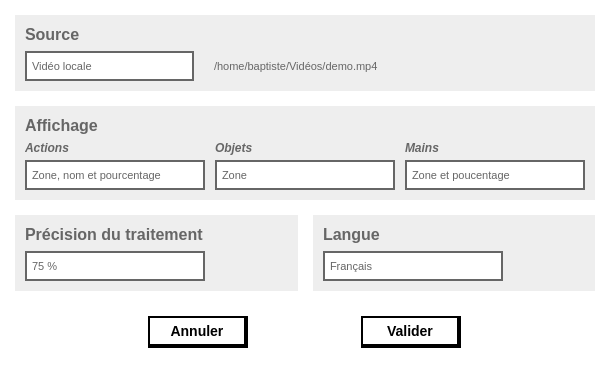
<?xml version="1.0" encoding="UTF-8"?>
<ui version="4.0">
 <class>FenetreParametres</class>
 <widget class="QDialog" name="FenetreParametres">
  <property name="geometry">
   <rect>
    <x>0</x>
    <y>0</y>
    <width>610</width>
    <height>373</height>
   </rect>
  </property>
  <property name="sizePolicy">
   <sizepolicy hsizetype="Fixed" vsizetype="Fixed">
    <horstretch>0</horstretch>
    <verstretch>0</verstretch>
   </sizepolicy>
  </property>
  <property name="minimumSize">
   <size>
    <width>610</width>
    <height>373</height>
   </size>
  </property>
  <property name="maximumSize">
   <size>
    <width>610</width>
    <height>373</height>
   </size>
  </property>
  <property name="windowTitle">
   <string>Paramètres</string>
  </property>
  <property name="windowIcon">
   <iconset resource="images.qrc">
    <normaloff>:/images/logo.png</normaloff>:/images/logo.png</iconset>
  </property>
  <property name="styleSheet">
   <string notr="true">background-color: #ffffff;</string>
  </property>
  <layout class="QGridLayout" name="gridLayout" rowstretch="5,5,5,1">
   <property name="leftMargin">
    <number>15</number>
   </property>
   <property name="topMargin">
    <number>15</number>
   </property>
   <property name="rightMargin">
    <number>15</number>
   </property>
   <property name="bottomMargin">
    <number>15</number>
   </property>
   <property name="spacing">
    <number>15</number>
   </property>
   <item row="1" column="0" colspan="2">
    <widget class="QFrame" name="affichage">
     <property name="styleSheet">
      <string notr="true">background-color: #eee;
border: none;
color: #666666;</string>
     </property>
     <property name="frameShape">
      <enum>QFrame::StyledPanel</enum>
     </property>
     <property name="frameShadow">
      <enum>QFrame::Raised</enum>
     </property>
     <layout class="QGridLayout" name="gridLayout_3">
      <property name="leftMargin">
       <number>10</number>
      </property>
      <property name="topMargin">
       <number>10</number>
      </property>
      <property name="rightMargin">
       <number>10</number>
      </property>
      <property name="bottomMargin">
       <number>10</number>
      </property>
      <property name="horizontalSpacing">
       <number>10</number>
      </property>
      <property name="verticalSpacing">
       <number>5</number>
      </property>
      <item row="0" column="0">
       <widget class="QLabel" name="affichageTitre">
        <property name="sizePolicy">
         <sizepolicy hsizetype="Preferred" vsizetype="Preferred">
          <horstretch>0</horstretch>
          <verstretch>0</verstretch>
         </sizepolicy>
        </property>
        <property name="minimumSize">
         <size>
          <width>0</width>
          <height>20</height>
         </size>
        </property>
        <property name="maximumSize">
         <size>
          <width>16777215</width>
          <height>16777215</height>
         </size>
        </property>
        <property name="styleSheet">
         <string notr="true">font-size: 16px;
font-weight: bold;</string>
        </property>
        <property name="text">
         <string>Affichage</string>
        </property>
        <property name="alignment">
         <set>Qt::AlignLeading|Qt::AlignLeft|Qt::AlignTop</set>
        </property>
       </widget>
      </item>
      <item row="1" column="0">
       <widget class="QLabel" name="actions">
        <property name="styleSheet">
         <string notr="true">font-weight: bold;
font-style: italic;
font-size: 12px;</string>
        </property>
        <property name="text">
         <string>Actions</string>
        </property>
       </widget>
      </item>
      <item row="1" column="1">
       <widget class="QLabel" name="objets">
        <property name="styleSheet">
         <string notr="true">font-weight: bold;
font-style: italic;
font-size: 12px;</string>
        </property>
        <property name="text">
         <string>Objets</string>
        </property>
       </widget>
      </item>
      <item row="1" column="2">
       <widget class="QLabel" name="mains">
        <property name="styleSheet">
         <string notr="true">font-weight: bold;
font-style: italic;
font-size: 12px;</string>
        </property>
        <property name="text">
         <string>Mains</string>
        </property>
       </widget>
      </item>
      <item row="2" column="0">
       <widget class="QComboBox" name="actionsChoix">
        <property name="minimumSize">
         <size>
          <width>180</width>
          <height>0</height>
         </size>
        </property>
        <property name="maximumSize">
         <size>
          <width>140</width>
          <height>16777215</height>
         </size>
        </property>
        <property name="cursor">
         <cursorShape>PointingHandCursor</cursorShape>
        </property>
        <property name="styleSheet">
         <string notr="true">QComboBox {
border: 2px solid #666666;
background-color: #ffffff;
padding: 5px;
font-size: 11px;
}

QComboBox::drop-down {
border: none;
margin-right: 10px;
subcontrol-origin: padding;
subcontrol-position: top right;
}

QComboBox::down-arrow {
image: url(&quot;:/logos/arrow-bottom.png&quot;);
width: 15px;
height: 15px;
}

QComboBox QAbstractItemView {
border: none;
selection-background-color: #ddd;
margin: 0px;
padding: 0px;
outline: 0px;
}</string>
        </property>
        <property name="sizeAdjustPolicy">
         <enum>QComboBox::AdjustToContentsOnFirstShow</enum>
        </property>
        <property name="frame">
         <bool>true</bool>
        </property>
        <item>
         <property name="text">
          <string>Zone, nom et pourcentage</string>
         </property>
        </item>
        <item>
         <property name="text">
          <string>Zone et nom</string>
         </property>
        </item>
        <item>
         <property name="text">
          <string>Zone et poucentage</string>
         </property>
        </item>
        <item>
         <property name="text">
          <string>Zone</string>
         </property>
        </item>
        <item>
         <property name="text">
          <string>Rien</string>
         </property>
        </item>
       </widget>
      </item>
      <item row="2" column="1">
       <widget class="QComboBox" name="objetsChoix">
        <property name="minimumSize">
         <size>
          <width>180</width>
          <height>0</height>
         </size>
        </property>
        <property name="maximumSize">
         <size>
          <width>140</width>
          <height>16777215</height>
         </size>
        </property>
        <property name="cursor">
         <cursorShape>PointingHandCursor</cursorShape>
        </property>
        <property name="styleSheet">
         <string notr="true">QComboBox {
border: 2px solid #666666;
background-color: #ffffff;
padding: 5px;
font-size: 11px;
}

QComboBox::drop-down {
border: none;
margin-right: 10px;
subcontrol-origin: padding;
subcontrol-position: top right;
}

QComboBox::down-arrow {
image: url(&quot;:/logos/arrow-bottom.png&quot;);
width: 15px;
height: 15px;
}

QComboBox QAbstractItemView {
border: none;
selection-background-color: #ddd;
margin: 0px;
padding: 0px;
outline: 0px;
}</string>
        </property>
        <property name="currentIndex">
         <number>3</number>
        </property>
        <property name="sizeAdjustPolicy">
         <enum>QComboBox::AdjustToContentsOnFirstShow</enum>
        </property>
        <property name="frame">
         <bool>true</bool>
        </property>
        <item>
         <property name="text">
          <string>Zone, nom et pourcentage</string>
         </property>
        </item>
        <item>
         <property name="text">
          <string>Zone et nom</string>
         </property>
        </item>
        <item>
         <property name="text">
          <string>Zone et poucentage</string>
         </property>
        </item>
        <item>
         <property name="text">
          <string>Zone</string>
         </property>
        </item>
        <item>
         <property name="text">
          <string>Rien</string>
         </property>
        </item>
       </widget>
      </item>
      <item row="2" column="2">
       <widget class="QComboBox" name="mainsChoix">
        <property name="minimumSize">
         <size>
          <width>180</width>
          <height>0</height>
         </size>
        </property>
        <property name="maximumSize">
         <size>
          <width>140</width>
          <height>16777215</height>
         </size>
        </property>
        <property name="cursor">
         <cursorShape>PointingHandCursor</cursorShape>
        </property>
        <property name="styleSheet">
         <string notr="true">QComboBox {
border: 2px solid #666666;
background-color: #ffffff;
padding: 5px;
font-size: 11px;
}

QComboBox::drop-down {
border: none;
margin-right: 10px;
subcontrol-origin: padding;
subcontrol-position: top right;
}

QComboBox::down-arrow {
image: url(&quot;:/logos/arrow-bottom.png&quot;);
width: 15px;
height: 15px;
}

QComboBox QAbstractItemView {
border: none;
selection-background-color: #ddd;
margin: 0px;
padding: 0px;
outline: 0px;
}</string>
        </property>
        <property name="currentIndex">
         <number>2</number>
        </property>
        <property name="sizeAdjustPolicy">
         <enum>QComboBox::AdjustToContentsOnFirstShow</enum>
        </property>
        <property name="frame">
         <bool>true</bool>
        </property>
        <item>
         <property name="text">
          <string>Zone, nom et pourcentage</string>
         </property>
        </item>
        <item>
         <property name="text">
          <string>Zone et nom</string>
         </property>
        </item>
        <item>
         <property name="text">
          <string>Zone et poucentage</string>
         </property>
        </item>
        <item>
         <property name="text">
          <string>Zone</string>
         </property>
        </item>
        <item>
         <property name="text">
          <string>Rien</string>
         </property>
        </item>
       </widget>
      </item>
     </layout>
    </widget>
   </item>
   <item row="2" column="0">
    <widget class="QFrame" name="traitement">
     <property name="styleSheet">
      <string notr="true">background-color: #eee;
border: none;
color: #666666;</string>
     </property>
     <property name="frameShape">
      <enum>QFrame::StyledPanel</enum>
     </property>
     <property name="frameShadow">
      <enum>QFrame::Raised</enum>
     </property>
     <layout class="QVBoxLayout" name="verticalLayout_4">
      <property name="spacing">
       <number>5</number>
      </property>
      <property name="leftMargin">
       <number>10</number>
      </property>
      <property name="topMargin">
       <number>10</number>
      </property>
      <property name="rightMargin">
       <number>10</number>
      </property>
      <property name="bottomMargin">
       <number>10</number>
      </property>
      <item>
       <widget class="QLabel" name="traitementTitre">
        <property name="sizePolicy">
         <sizepolicy hsizetype="Preferred" vsizetype="Preferred">
          <horstretch>0</horstretch>
          <verstretch>0</verstretch>
         </sizepolicy>
        </property>
        <property name="minimumSize">
         <size>
          <width>0</width>
          <height>20</height>
         </size>
        </property>
        <property name="maximumSize">
         <size>
          <width>16777215</width>
          <height>16777215</height>
         </size>
        </property>
        <property name="styleSheet">
         <string notr="true">font-size: 16px;
font-weight: bold;</string>
        </property>
        <property name="text">
         <string>Précision du traitement</string>
        </property>
        <property name="alignment">
         <set>Qt::AlignLeading|Qt::AlignLeft|Qt::AlignTop</set>
        </property>
       </widget>
      </item>
      <item>
       <widget class="QComboBox" name="traitementChoix">
        <property name="minimumSize">
         <size>
          <width>180</width>
          <height>0</height>
         </size>
        </property>
        <property name="maximumSize">
         <size>
          <width>140</width>
          <height>16777215</height>
         </size>
        </property>
        <property name="cursor">
         <cursorShape>PointingHandCursor</cursorShape>
        </property>
        <property name="styleSheet">
         <string notr="true">QComboBox {
border: 2px solid #666666;
background-color: #ffffff;
padding: 5px;
font-size: 11px;
}

QComboBox::drop-down {
border: none;
margin-right: 10px;
subcontrol-origin: padding;
subcontrol-position: top right;
}

QComboBox::down-arrow {
image: url(&quot;:/logos/arrow-bottom.png&quot;);
width: 15px;
height: 15px;
}

QComboBox QAbstractItemView {
border: none;
selection-background-color: #ddd;
margin: 0px;
padding: 0px;
outline: 0px;
}</string>
        </property>
        <property name="currentIndex">
         <number>5</number>
        </property>
        <property name="maxVisibleItems">
         <number>8</number>
        </property>
        <property name="sizeAdjustPolicy">
         <enum>QComboBox::AdjustToContentsOnFirstShow</enum>
        </property>
        <property name="frame">
         <bool>true</bool>
        </property>
        <item>
         <property name="text">
          <string>100 %</string>
         </property>
        </item>
        <item>
         <property name="text">
          <string>95 %</string>
         </property>
        </item>
        <item>
         <property name="text">
          <string>90 %</string>
         </property>
        </item>
        <item>
         <property name="text">
          <string>85 %</string>
         </property>
        </item>
        <item>
         <property name="text">
          <string>80 %</string>
         </property>
        </item>
        <item>
         <property name="text">
          <string>75 %</string>
         </property>
        </item>
        <item>
         <property name="text">
          <string>70 %</string>
         </property>
        </item>
        <item>
         <property name="text">
          <string>65 %</string>
         </property>
        </item>
        <item>
         <property name="text">
          <string>60 %</string>
         </property>
        </item>
        <item>
         <property name="text">
          <string>55 %</string>
         </property>
        </item>
        <item>
         <property name="text">
          <string>50 %</string>
         </property>
        </item>
        <item>
         <property name="text">
          <string>45 %</string>
         </property>
        </item>
        <item>
         <property name="text">
          <string>40 %</string>
         </property>
        </item>
        <item>
         <property name="text">
          <string>35 %</string>
         </property>
        </item>
        <item>
         <property name="text">
          <string>30 %</string>
         </property>
        </item>
        <item>
         <property name="text">
          <string>25 %</string>
         </property>
        </item>
        <item>
         <property name="text">
          <string>20 %</string>
         </property>
        </item>
        <item>
         <property name="text">
          <string>15 %</string>
         </property>
        </item>
        <item>
         <property name="text">
          <string>10 %</string>
         </property>
        </item>
        <item>
         <property name="text">
          <string>5 %</string>
         </property>
        </item>
        <item>
         <property name="text">
          <string>0 %</string>
         </property>
        </item>
       </widget>
      </item>
     </layout>
    </widget>
   </item>
   <item row="2" column="1">
    <widget class="QFrame" name="langue">
     <property name="styleSheet">
      <string notr="true">background-color: #eee;
border: none;
color: #666666;</string>
     </property>
     <property name="frameShape">
      <enum>QFrame::StyledPanel</enum>
     </property>
     <property name="frameShadow">
      <enum>QFrame::Raised</enum>
     </property>
     <layout class="QVBoxLayout" name="verticalLayout_2">
      <property name="spacing">
       <number>5</number>
      </property>
      <property name="leftMargin">
       <number>10</number>
      </property>
      <property name="topMargin">
       <number>10</number>
      </property>
      <property name="rightMargin">
       <number>10</number>
      </property>
      <property name="bottomMargin">
       <number>10</number>
      </property>
      <item>
       <widget class="QLabel" name="langueTitre">
        <property name="sizePolicy">
         <sizepolicy hsizetype="Preferred" vsizetype="Preferred">
          <horstretch>0</horstretch>
          <verstretch>0</verstretch>
         </sizepolicy>
        </property>
        <property name="minimumSize">
         <size>
          <width>0</width>
          <height>20</height>
         </size>
        </property>
        <property name="maximumSize">
         <size>
          <width>16777215</width>
          <height>16777215</height>
         </size>
        </property>
        <property name="styleSheet">
         <string notr="true">font-size: 16px;
font-weight: bold;</string>
        </property>
        <property name="text">
         <string>Langue</string>
        </property>
        <property name="alignment">
         <set>Qt::AlignLeading|Qt::AlignLeft|Qt::AlignTop</set>
        </property>
       </widget>
      </item>
      <item>
       <widget class="QComboBox" name="langueChoix">
        <property name="minimumSize">
         <size>
          <width>180</width>
          <height>0</height>
         </size>
        </property>
        <property name="maximumSize">
         <size>
          <width>140</width>
          <height>16777215</height>
         </size>
        </property>
        <property name="cursor">
         <cursorShape>PointingHandCursor</cursorShape>
        </property>
        <property name="styleSheet">
         <string notr="true">QComboBox {
border: 2px solid #666666;
background-color: #ffffff;
padding: 5px;
font-size: 11px;
}

QComboBox::drop-down {
border: none;
margin-right: 10px;
subcontrol-origin: padding;
subcontrol-position: top right;
}

QComboBox::down-arrow {
image: url(&quot;:/logos/arrow-bottom.png&quot;);
width: 15px;
height: 15px;
}

QComboBox QAbstractItemView {
border: none;
selection-background-color: #ddd;
margin: 0px;
padding: 0px;
outline: 0px;
}</string>
        </property>
        <property name="sizeAdjustPolicy">
         <enum>QComboBox::AdjustToContentsOnFirstShow</enum>
        </property>
        <property name="frame">
         <bool>true</bool>
        </property>
        <item>
         <property name="text">
          <string>Français</string>
         </property>
        </item>
        <item>
         <property name="text">
          <string>Anglais</string>
         </property>
        </item>
       </widget>
      </item>
     </layout>
    </widget>
   </item>
   <item row="0" column="0" colspan="2">
    <widget class="QFrame" name="source">
     <property name="styleSheet">
      <string notr="true">background-color: #eee;
border: none;
color: #666666;</string>
     </property>
     <property name="frameShape">
      <enum>QFrame::StyledPanel</enum>
     </property>
     <property name="frameShadow">
      <enum>QFrame::Raised</enum>
     </property>
     <layout class="QGridLayout" name="gridLayout_2">
      <property name="leftMargin">
       <number>10</number>
      </property>
      <property name="topMargin">
       <number>10</number>
      </property>
      <property name="rightMargin">
       <number>10</number>
      </property>
      <property name="bottomMargin">
       <number>10</number>
      </property>
      <property name="horizontalSpacing">
       <number>20</number>
      </property>
      <property name="verticalSpacing">
       <number>5</number>
      </property>
      <item row="1" column="0">
       <widget class="QComboBox" name="sourceChoix">
        <property name="maximumSize">
         <size>
          <width>180</width>
          <height>16777215</height>
         </size>
        </property>
        <property name="cursor">
         <cursorShape>PointingHandCursor</cursorShape>
        </property>
        <property name="styleSheet">
         <string notr="true">QComboBox {
border: 2px solid #666666;
background-color: #ffffff;
padding: 5px;
font-size: 11px;
}

QComboBox::drop-down {
border: none;
margin-right: 10px;
subcontrol-origin: padding;
subcontrol-position: top right;
}

QComboBox::down-arrow {
image: url(&quot;:/logos/arrow-bottom.png&quot;);
width: 15px;
height: 15px;
}

QComboBox QAbstractItemView {
border: none;
selection-background-color: #ddd;
margin: 0px;
padding: 0px;
outline: 0px;
}</string>
        </property>
        <property name="currentIndex">
         <number>2</number>
        </property>
        <property name="sizeAdjustPolicy">
         <enum>QComboBox::AdjustToContentsOnFirstShow</enum>
        </property>
        <property name="frame">
         <bool>true</bool>
        </property>
        <item>
         <property name="text">
          <string>Intel RealSense (D435)</string>
         </property>
        </item>
        <item>
         <property name="text">
          <string>Microsoft Kinect (Xbox One)</string>
         </property>
        </item>
        <item>
         <property name="text">
          <string>Vidéo locale</string>
         </property>
        </item>
       </widget>
      </item>
      <item row="0" column="0">
       <widget class="QLabel" name="sourceTitre">
        <property name="sizePolicy">
         <sizepolicy hsizetype="Preferred" vsizetype="Preferred">
          <horstretch>0</horstretch>
          <verstretch>0</verstretch>
         </sizepolicy>
        </property>
        <property name="minimumSize">
         <size>
          <width>0</width>
          <height>20</height>
         </size>
        </property>
        <property name="maximumSize">
         <size>
          <width>16777215</width>
          <height>16777215</height>
         </size>
        </property>
        <property name="styleSheet">
         <string notr="true">font-size: 16px;
font-weight: bold;</string>
        </property>
        <property name="text">
         <string>Source</string>
        </property>
        <property name="alignment">
         <set>Qt::AlignLeading|Qt::AlignLeft|Qt::AlignTop</set>
        </property>
       </widget>
      </item>
      <item row="1" column="1">
       <widget class="Label" name="message">
        <property name="font">
         <font>
          <pointsize>-1</pointsize>
         </font>
        </property>
        <property name="cursor">
         <cursorShape>PointingHandCursor</cursorShape>
        </property>
        <property name="styleSheet">
         <string notr="true">font-size: 11px;</string>
        </property>
        <property name="text">
         <string>/home/baptiste/Vidéos/demo.mp4</string>
        </property>
       </widget>
      </item>
      <item row="1" column="2">
       <spacer name="horizontalSpacer">
        <property name="orientation">
         <enum>Qt::Horizontal</enum>
        </property>
        <property name="sizeHint" stdset="0">
         <size>
          <width>40</width>
          <height>20</height>
         </size>
        </property>
       </spacer>
      </item>
     </layout>
    </widget>
   </item>
   <item row="3" column="0" colspan="2">
    <widget class="QFrame" name="boutons">
     <property name="styleSheet">
      <string notr="true">QFrame#boutons {
background-color: #ffffff;
border: none;
text-align: center;
}

QPushButton {
border: 2px solid black;
border-bottom: 4px solid black;
border-right: 4px solid black;
background-color: #ffffff;
padding: 5px;
color: black;
font-weight: bold;
}

QPushButton:hover:!pressed {
background-color: #eee;
}

QPushButton:hover {
background-color: #ddd;
}</string>
     </property>
     <property name="frameShape">
      <enum>QFrame::StyledPanel</enum>
     </property>
     <property name="frameShadow">
      <enum>QFrame::Raised</enum>
     </property>
     <layout class="QHBoxLayout" name="horizontalLayout">
      <property name="spacing">
       <number>10</number>
      </property>
      <property name="leftMargin">
       <number>30</number>
      </property>
      <property name="topMargin">
       <number>10</number>
      </property>
      <property name="rightMargin">
       <number>30</number>
      </property>
      <property name="bottomMargin">
       <number>10</number>
      </property>
      <item>
       <widget class="QPushButton" name="annuler">
        <property name="maximumSize">
         <size>
          <width>100</width>
          <height>16777215</height>
         </size>
        </property>
        <property name="cursor">
         <cursorShape>PointingHandCursor</cursorShape>
        </property>
        <property name="styleSheet">
         <string notr="true">font-size: 14px;</string>
        </property>
        <property name="text">
         <string>Annuler</string>
        </property>
       </widget>
      </item>
      <item>
       <widget class="QPushButton" name="valider">
        <property name="sizePolicy">
         <sizepolicy hsizetype="Minimum" vsizetype="Fixed">
          <horstretch>0</horstretch>
          <verstretch>0</verstretch>
         </sizepolicy>
        </property>
        <property name="minimumSize">
         <size>
          <width>0</width>
          <height>0</height>
         </size>
        </property>
        <property name="maximumSize">
         <size>
          <width>100</width>
          <height>16777215</height>
         </size>
        </property>
        <property name="cursor">
         <cursorShape>PointingHandCursor</cursorShape>
        </property>
        <property name="styleSheet">
         <string notr="true">font-size: 14px;</string>
        </property>
        <property name="text">
         <string>Valider</string>
        </property>
       </widget>
      </item>
     </layout>
    </widget>
   </item>
  </layout>
 </widget>
 <customwidgets>
  <customwidget>
   <class>Label</class>
   <extends>QLabel</extends>
   <header>label.h</header>
  </customwidget>
 </customwidgets>
 <resources>
  <include location="images.qrc"/>
 </resources>
 <connections/>
</ui>
